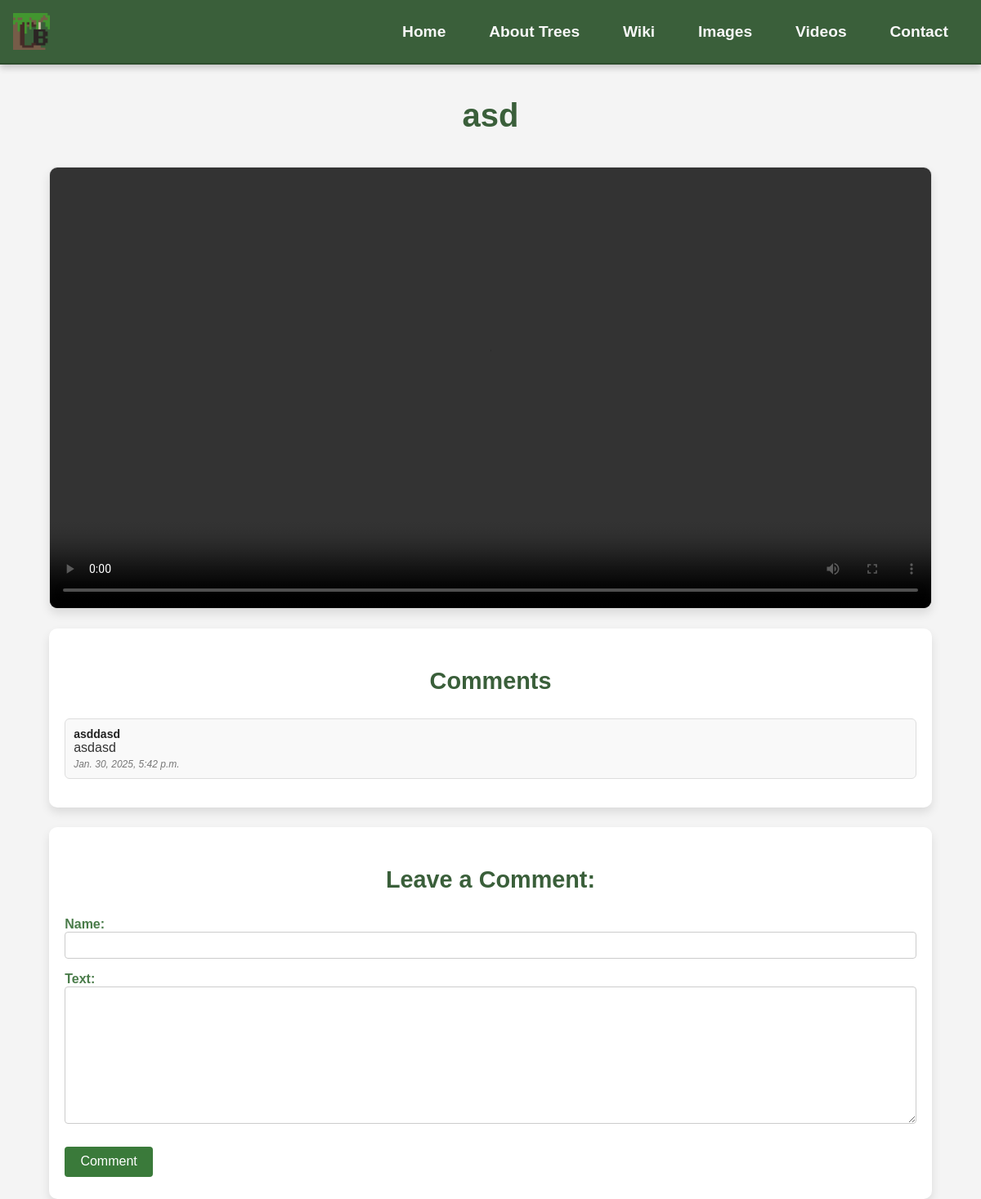
/Video/17/, run on the app's committed database.
### app/models.py (models this page shows, shortened)
class Video(models.Model):
    title = models.CharField(max_length=100)
    video_file = models.FileField()
    description = models.TextField()

class Comment(models.Model):
    video = models.ForeignKey(Video, on_delete=models.CASCADE, related_name='comments')
    name = models.CharField(max_length=100)
    text = models.TextField()
    created_at = models.DateTimeField(auto_now_add=True)

### app/views.py (the view, shortened to what this page needs)
# urls.py: path('Video/<int:pk>/', VideoDetailView.as_view(), name='Video_comment'),
class VideoDetailView(DetailView):
    model = Video
    template_name = 'app/Video_comment.html'
    context_object_name = 'video'
    def get_context_data(self, **kwargs):
        context = super().get_context_data(**kwargs)
        context['comments'] = self.object.comments.all()
        context['form'] = CommentForm()
        return context

### app/forms.py
class CommentForm(forms.ModelForm):
    class Meta:
        model = Comment
        fields = ['name', 'text']

### app/templates/app/Video_comment.html (shortened to what this page needs)
{% extends 'app/Base.html' %}
{% block content %}
<h1>{{ video.title }}</h1>
<video controls class="vid_comment">
    <source src="{{ video.video_file.url }}" type="video/mp4">
</video>
<div class="comment_container">
    <h2>Comments</h2>
    <ul class="comments">
        {% for comment in comments %}
            <li>
                <strong>{{ comment.name }}</strong>{{ comment.text }}
                <em>{{ comment.created_at }}</em>
            </li>
        {% endfor %}
    </ul>
</div>
<form method="POST" class="vid_form">
    <h2>Leave a Comment:</h2>
        {{ form.as_p }}
    <input type="submit" value="Comment">
</form>
{% endblock content %}

### static/css/base.css (style rules this page uses)
* { padding: 0; box-sizing: border-box; }
html, body { height: 100%; margin: 0; background-color: #f4f4f4; font-family: 'Gill Sans', 'Gill Sans MT', Calibri, 'Trebuchet MS', Arial, sans-serif; color: #333; }
h1, h2 { color: #3a5f3a; text-align: center; margin: 1em 0; }
h1 { font-size: 2.5em; }
h2 { font-size: 1.8em; }
input[type="text"], textarea { padding: 8px; border: 1px solid #ccc; border-radius: 4px; width: 100%; }
.vid_comment { max-width: 100%; width: 90%; margin: 1.5em auto; background-color: #ffffff; border-radius: 10px; box-shadow: 0 6px 12px rgba(0, 0, 0, 0.1); border: 1px solid #ddd; display: flex; flex-direction: column; align-items: center; }
.comment_container { max-width: 100%; width: 90%; margin: 1.5em auto; background-color: #ffffff; padding: 1.2em; border-radius: 10px; box-shadow: 0 6px 12px rgba(0, 0, 0, 0.1); }
.comments { margin: 1em 0; padding: 0; list-style: none; }
.comments li { display: flex; flex-direction: column; padding: 10px; margin-bottom: 10px; border: 1px solid #ddd; border-radius: 6px; background-color: #f9f9f9; word-wrap: break-word; }
.comments li strong { font-size: 14px; color: #222; font-weight: bold; }
.comments li em { font-size: 12px; color: #777; margin-top: 4px; }
.vid_form { max-width: 100%; width: 90%; margin: 1.5em auto; background-color: #ffffff; padding: 1.2em; border-radius: 10px; box-shadow: 0 6px 12px rgba(0, 0, 0, 0.1); }
label { margin-bottom: 5px; font-weight: bold; color: #4a7c4a; }
input[type="text"], input[type="email"], textarea { padding: 8px; border: 1px solid #ccc; border-radius: 4px; width: 100%; }
textarea { resize: vertical; }
input[type="submit"] { display: inline-block; padding: 0.6em 1.2em; font-size: 1em; cursor: pointer; border-radius: 4px; color: #ffffff; background-color: #3a7a3a; text-align: center; text-decoration: none; margin: 0.5em 0; border: none; transition: background-color 0.3s ease, transform 0.1s ease; }
@media (min-width: 1200px) { form { width: 60%; } }

### data on the page
Video: title "asd"
Comment: name "asddasd", text "asdasd", created_at "Jan. 30, 2025, 5:42 p.m."
